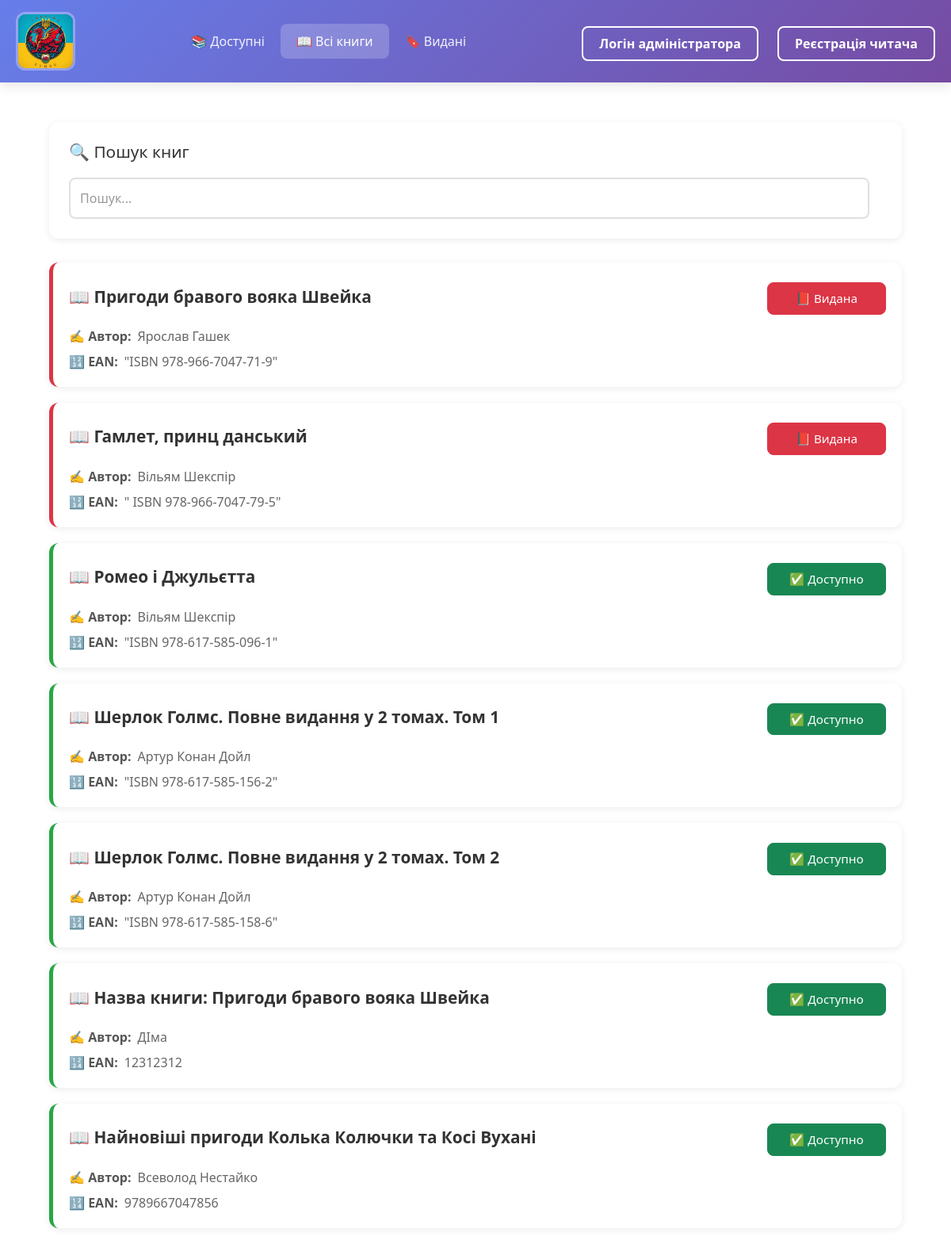
Before: /books with the older database file.
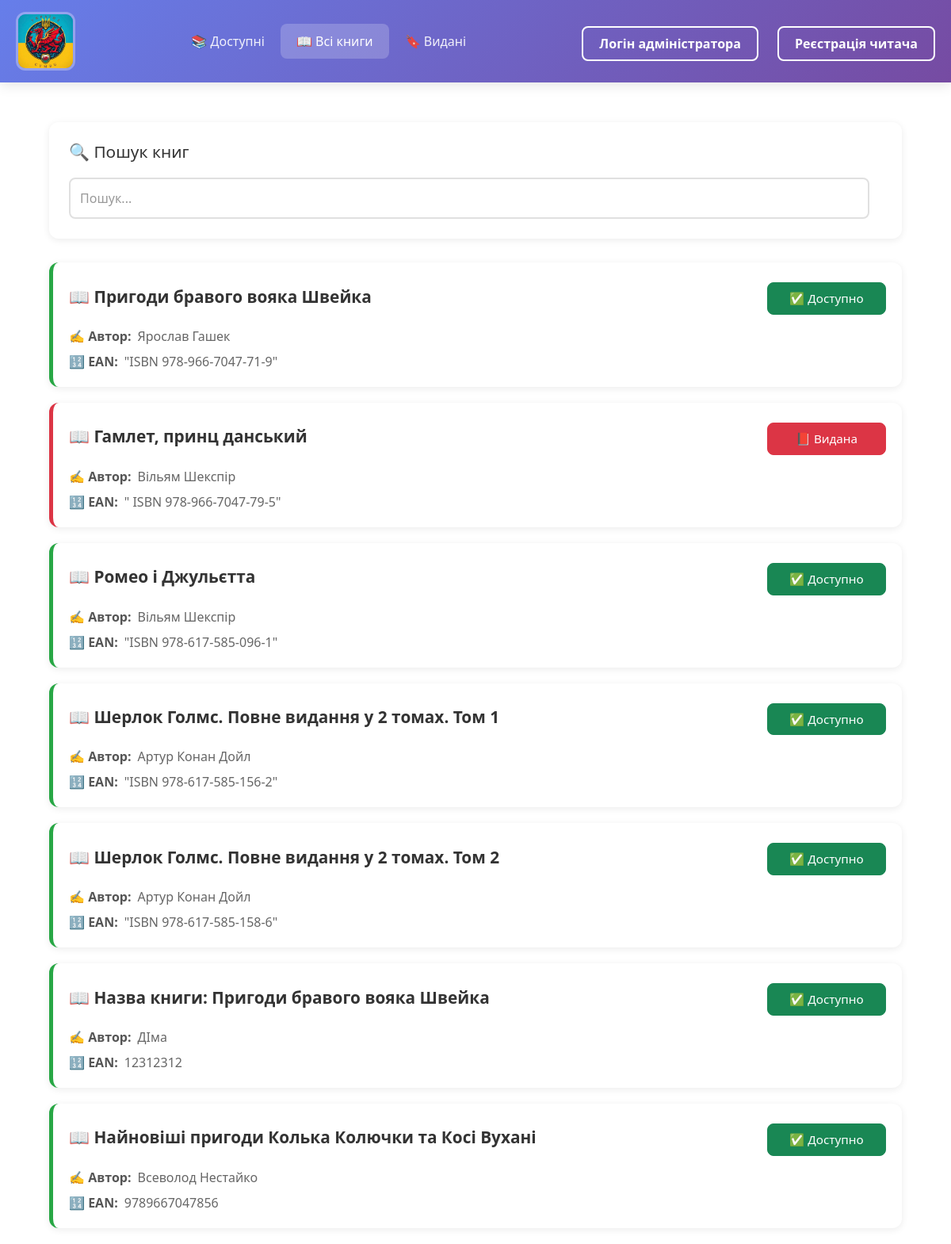
After: the same page with the newer database file.
### app.py (models this page shows)
class Book(db.Model):
    id = db.Column(db.Integer, primary_key=True)
    name_book = db.Column(db.String(100), nullable=False)
    author = db.Column(db.String(100), nullable=False)
    surname = db.Column(db.String(100), nullable=False)
    ean = db.Column(db.Text, nullable=False)
    buyer = db.Column(db.String(100), nullable=False)
    phone = db.Column(db.String(20), nullable=False)
    stat = db.Column(db.String(20), nullable=False)
    date = db.Column(db.DateTime, default=datetime.utcnow)
    enddate = db.Column(db.DateTime, default=datetime.utcnow)
    history = db.Column(db.String(100))

### app.py (the view)
@app.route('/')
@app.route('/books')
def books():
    search_query = request.args.get('search', '')
    if search_query:
        books = Book.query.filter(
            (Book.name_book.ilike(f'%{search_query}%')) |
            (Book.author.ilike(f'%{search_query}%')) |
            (Book.ean.ilike(f'%{search_query}%'))
        ).all()
    else:
        books = Book.query.all()
    return render_template('value_books.html', books=books, search_query=search_query)

### templates/value_books.html (shortened to what this page needs)
{% extends 'base.html' %}
{% block body %}
<div class="container" style="max-width: 1200px; margin: 0 auto; padding: 20px;">
    <div style="background: white; padding: 25px; border-radius: 12px; box-shadow: 0 2px 10px rgba(0,0,0,0.08); margin-bottom: 30px;">
        <h4 style="color: #333; margin-bottom: 20px; font-size: 1.3em; display: flex; align-items: center; gap: 10px;">
            🔍 Пошук книг
        </h4>
        <form class="col-12 col-lg-auto mb-3 mb-lg-0 me-lg-3" method="GET" action="/books" style="display: flex; gap: 15px; align-items: center; flex-wrap: wrap;">
            <input type="search" name="search" id="searchInput" class="search form-control text-bg-white" placeholder="Пошук..." aria-label="Search" value="{{ search_query if search_query else '' }}" style="flex: 1; min-width: 100%; padding: 12px; border: 2px solid #e0e0e0; border-radius: 8px; font-size: 1em; transition: border 0.3s;">
        </form>
    </div>
    {% if books %}
        <div style="display: grid; gap: 20px; ">
            {% for el in books %}
            <div class="gigi">
                <div class="didi {% if el.stat == 'є' %}border-red{% else %}border-green{% endif %}"
                    style="background: white; padding: 20px; border-radius: 12px; box-shadow: 0 2px 10px rgba(0,0,0,0.08); cursor: pointer; transition: transform 0.2s, box-shadow 0.3s; border-left: 5px solid {% if el.stat == 'є' %}#dc3545{% else %}#28a745{% endif %};"
                    onclick="window.location.href='/books/{{ el.id }}'"
                    onmouseover="this.style.transform='translateY(-3px)'; this.style.boxShadow='0 6px 20px rgba(0,0,0,0.15)';"
                    onmouseout="this.style.transform='translateY(0)'; this.style.boxShadow='0 2px 10px rgba(0,0,0,0.08)';">
                    <div class="book-header" style="display: flex; justify-content: space-between; align-items: center; margin-bottom: 15px;">
                        <h3 class="tutu" style="margin: 0; font-size: 1.3em; color: #333; font-weight: 600;">
                            📖 {{ el.name_book }}
                        </h3>
                        <span class="btn {% if el.stat == 'є' %}btn-danger{% else %}btn-success{% endif %}"
                            style="width: 150px; padding: 8px 16px; font-size: 0.95em; border-radius: 8px; pointer-events: none;">
                            {% if el.stat == 'нема' %}✅ Доступно{% elif el.stat == 'є' %}📕 Видана{% endif %}
                        </span>
                    </div>
                    <div style="display: flex; flex-direction: column; gap: 8px; color: #666;">
                        <p class="tutu" style="margin: 0; display: flex; align-items: center; gap: 8px;">
                            <span style="font-weight: 600; color: #555;">✍️ Автор:</span> {{ el.author }}
                        </p>
                        <p class="tutu" style="margin: 0; display: flex; align-items: center; gap: 8px;">
                            <span style="font-weight: 600; color: #555;">🔢 EAN:</span> {{ el.ean }}
                        </p>
                    </div>
                </div>
            </div>
            {% endfor %}
        </div>
    {% endif %}
</div>
{% endblock %}

### templates/base.html (shortened to what this page needs)
<!DOCTYPE html>
<html lang="en">
<head>
    <link rel="stylesheet" href="{{ url_for('static', filename='css/main.css') }}">
    <link href="https://cdn.jsdelivr.net/npm/bootstrap@5.3.8/dist/css/bootstrap.min.css" rel="stylesheet"
>
</head>
<body>
    <header class="modern-header">
        <div class="header-container">
            <div class="d-flex flex-wrap align-items-center justify-content-between">
                <div class="d-flex align-items-center">
                    <a href="/">
                        <img src="{{ url_for('static', filename='image/logotyp.jpg') }}" alt="logo" class="logo-img">
                    </a>
                </div>
                <ul class="nav col-12 col-md-auto mb-2 justify-content-center mb-md-0">
                    <li><a href="/notbook" class="nav-link">📚 Доступні</a></li>
                    <li><a href="/" class="nav-link active">📖 Всі книги</a></li>
                    <li><a href="/booked" class="nav-link">🔖 Видані</a></li>
                </ul>
                <div class="text-end">
                    {% if current_user.is_authenticated %}
                    <span class="user-greeting">👤 Вітаємо!</span>
                    <a href="/logout" class="btn btn-outline-danger">Вихід</a>
                    {% else %}
                    <a href="/login"  class="btn btn-outline-primary">Логін адміністратора</a>
                    <a href="/reg" style="margin-left: 20px;" class="btn btn-outline-primary">Реєстрація читача</a>
                    {% endif %}
                </div>
            </div>
        </div>
    </header>
    <div class="container">
        {% block body %}{% endblock %}
    </div>
</body>
</html>

### static/css/main.css (style rules this page uses)
header { background-color: white; top:0; z-index: 1000; }
.btn { margin-top: 5px; }
.tutu { margin-bottom:7px }
.search { max-width: 90%; }

### templates/base.html (style rules this page uses)
.modern-header { background: linear-gradient(135deg, #667eea 0%, #764ba2 100%); box-shadow: 0 4px 15px rgba(0,0,0,0.1); padding: 15px 0; margin-bottom: 30px; }
.header-container { max-width: 100%; padding: 0 20px; margin: 0; }
.logo-img { width: 75px; border: 3px solid rgba(255,255,255,0.3); border-radius: 12px; transition: transform 0.3s; }
.nav-link { color: rgba(255,255,255,0.9) !important; font-weight: 500; padding: 10px 20px !important; border-radius: 8px; transition: all 0.3s; position: relative; }
.nav-link.active { background: rgba(255,255,255,0.2); color: white !important; }
.btn-outline-danger, .btn-outline-primary { border: 2px solid white; color: white; font-weight: 600; padding: 8px 20px; border-radius: 8px; transition: all 0.3s; }

### templates/value_books.html (style rules this page uses)
.search::placeholder { color: #999; }

Changed rows visible on the page:
changed Book "Пригоди бравого вояка Швейка": stat "📕 Видана" → "✅ Доступно"
